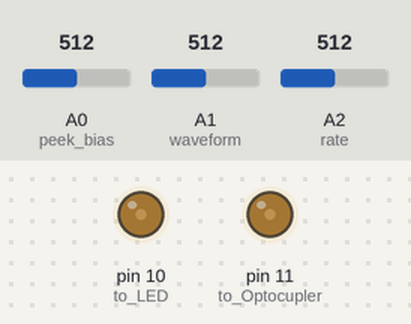
Recording of a sketch running on a simulated Arduino Uno, built with avr-gcc and run on an emulated ATmega328P. Parts: output pins drawn as LEDs (lit = HIGH). The inputs (shaded band) are chosen by the test bench; at power-on: A2 (rate) = 512, A1 (waveform) = 512, A0 (peek_bias) = 512.

Above: at 0.72 s.
At 1.2 s:
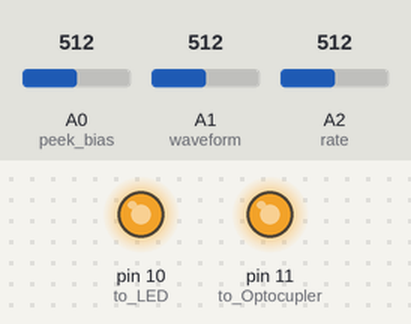
1.3 s: A2 (rate) set to 900
At 1.9 s:
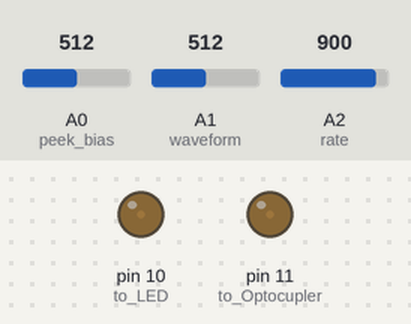
4.3 s: A1 (waveform) set to 716
7.3 s: A0 (peek_bias) set to 0
10.3 s: A0 (peek_bias) set to 900
13.3 s: A1 (waveform) set to 1023
16.3 s: A2 (rate) set to 716
Timing chart, 0 to 20.3 s (numbered marks = the images above; inputs shaded):
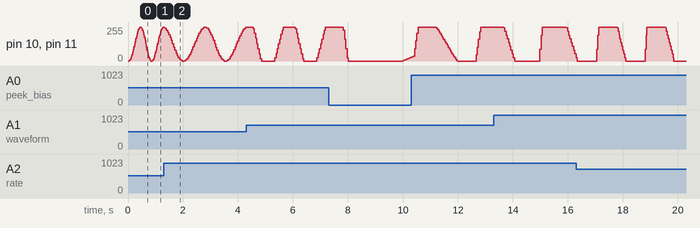

The sketch:

tremolo.ino
```cpp
/**
 * The following is the wiring required from the Arduino Pins:
 *  10 to LED;
 *  11 to Optocupler;
 *  A0 to 10K Potentiometer [peek bias (Sawtooth wave)];
 *  A1 to 10K Potentiometer [waveform];
 *  A2 to 10K Potentiometer [rate]
 *  then one wire from the Jacks can be corrected directly to the
 *  matching connector on the other jack and the other can be connected
 *  through the Optocoupler and the 250K Potentiometer.
 */

void setup() {
  pinMode(10, OUTPUT);//to LED
  pinMode(11, OUTPUT);//to Optocupler
  pinMode(A0, INPUT);//peek bias
  pinMode(A1, INPUT);//waveform
  pinMode(A2, INPUT);//rate
  //Serial.begin(9600);
}

double delayTime = 2;
double rise_bias = 14;
double fall_bias = 14;

void loop() {
  for (double i = 0; i <= 255; i+= rise_bias) {
    checkInterupts();
    delay(delayTime);
    double waveform = toWaveForm(i);
    analogWrite(10, waveform);
    analogWrite(11, waveform);

       //Serial.print(waveform);
       //Serial.print(",");
       //Serial.print(delayTime);
       //Serial.print(",");
       //Serial.print(analogRead(A0));
       //Serial.print(",");
       //Serial.print(rise_bias);
       //Serial.print(",");
       //Serial.println(fall_bias);
  }
  for (double i = 255; i >= 0; i-= fall_bias) {
    checkInterupts() ;
    delay(delayTime);
    double waveform = toWaveForm(i);
    analogWrite(10,waveform);
    analogWrite(11, waveform);

      //Serial.print(waveform);
       //Serial.print(",");
       //Serial.print(delayTime);
       //Serial.print(",");
       //Serial.print(analogRead(A0));
       //Serial.print(",");
       //Serial.print(rise_bias);
       //Serial.print(",");
       //Serial.println(fall_bias);
  }
}

double toWaveForm(double tryangle_wave) {
  //set shape shifting multiplier 0-3
  double wave_form_multiplier = ((0.0000019073486 * pow((analogRead(A1)-20), 2)) + (0.0009765625 * (analogRead(A1)-20)));//20 is potensiometer offset!
   //Serial.print(wave_form_multiplier);
   //Serial.print(",");

  float sine_wave = ((((cos((tryangle_wave/255)*3.141592653589+3.141592653589))/2)+0.5)*255);
  if (wave_form_multiplier <= 1){
    float difference = tryangle_wave - sine_wave;
    difference = difference * wave_form_multiplier;
    return (tryangle_wave - difference);
  }else{//wave clipping
    double new_sine_wave = (((sine_wave) * wave_form_multiplier));
    new_sine_wave = new_sine_wave - ((wave_form_multiplier - 1) * 127.5);
    if(new_sine_wave > 255){
      new_sine_wave = 255;
    }else if(new_sine_wave < 0){
      new_sine_wave = 0;
    }
    return new_sine_wave;
  }
}

void checkInterupts(){
  //set delay time
  delayTime = (((double)analogRead(A2)-40)/20);//40 is potensiometer offset
  if(delayTime<0){
    delayTime = 0;
  }


  //set peek bias
  rise_bias = (((analogRead(A0)-30)/40.96)+2.5);//0-28//1.5-26.5 //30 is potensiometer offset!
  if(rise_bias < 0.01){
    rise_bias = 0.01;
  }
  fall_bias = 30 - rise_bias;

}
```
